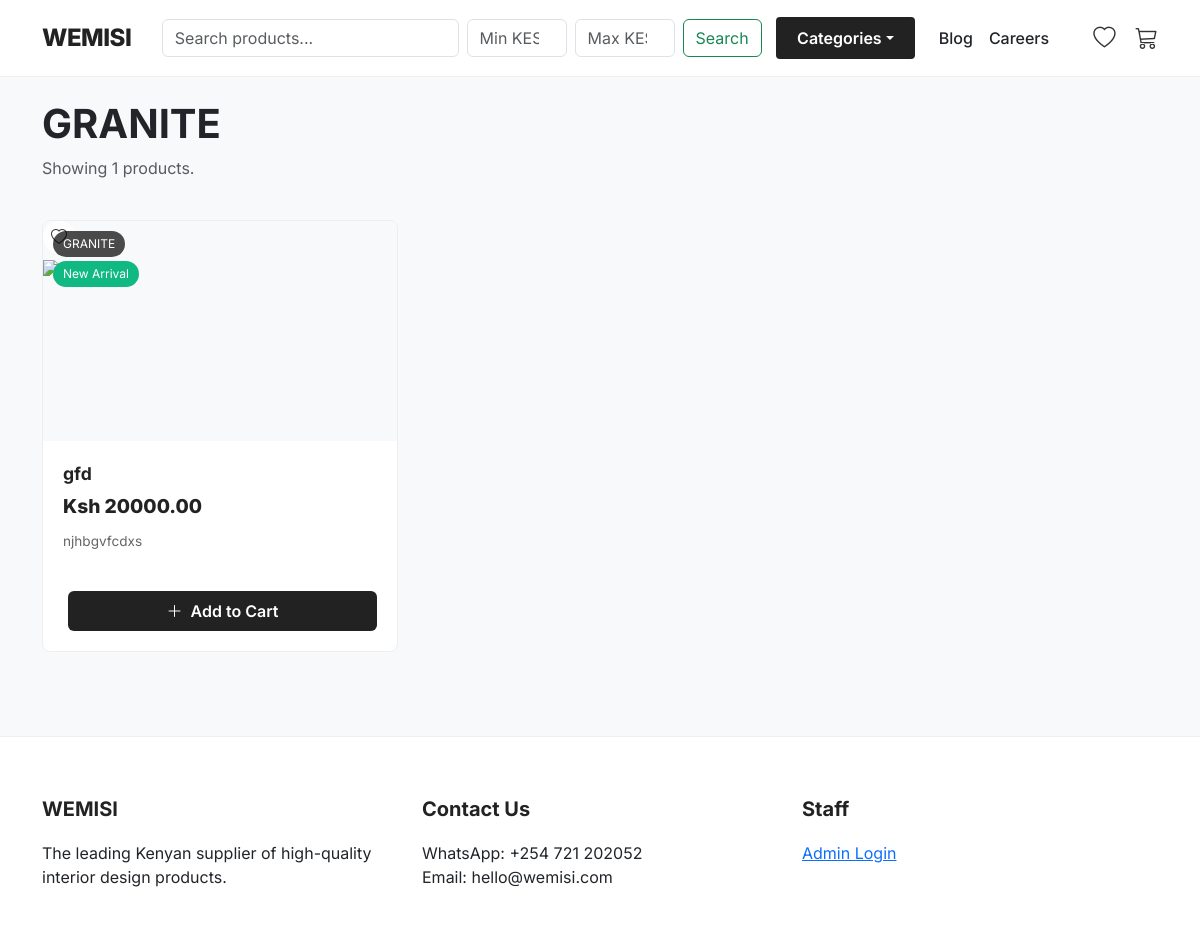
The page /category/granite/ on the database as committed earlier.
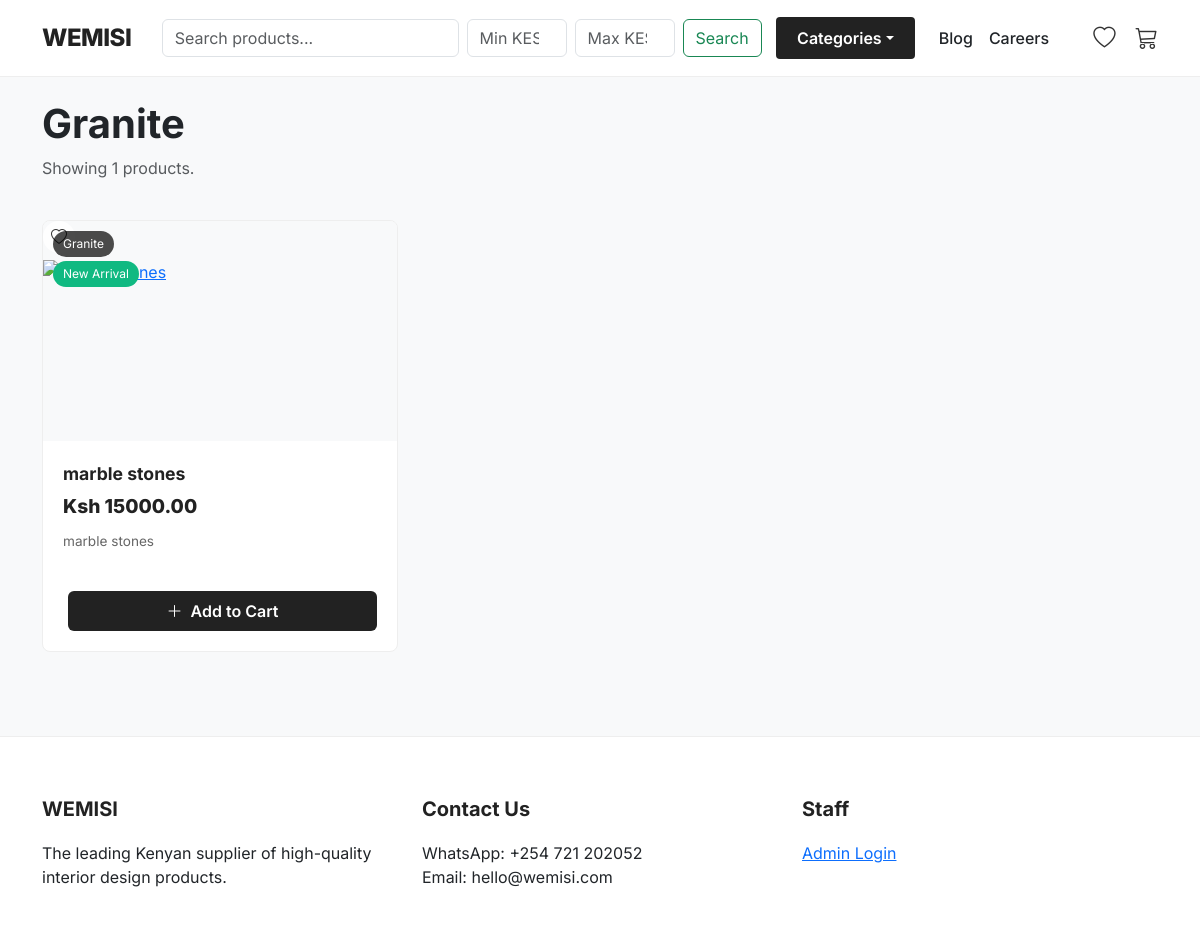
The same page on the database as committed later.
### store/models.py (models this page shows, shortened)
class Category(models.Model):
    name = models.CharField(max_length=200)
    slug = models.SlugField(unique=True) # This makes the URL look nice (e.g., /granite/)
    class Meta:
        verbose_name_plural = "Categories"

class Product(models.Model):
    category = models.ForeignKey(Category, related_name='products', on_delete=models.CASCADE)
    name = models.CharField(max_length=200)
    description = models.TextField()
    price = models.DecimalField(max_digits=10, decimal_places=2)
    dimensions = models.CharField(max_length=100, blank=True, help_text="e.g. 10x10ft")
    image = models.ImageField(upload_to='products/')
    is_featured = models.BooleanField(default=False) # If true, shows on Homepage
    available = models.BooleanField(default=True)

### store/views.py (the view)
# urls.py: path('category/<slug:category_slug>/', views.category_detail, name='category_detail'),
def category_detail(request, category_slug):
    category = None
    if category_slug:
        category = get_object_or_404(Category, slug=category_slug)
        products = Product.objects.filter(available=True, category=category)
        return render(request, 'store/product_list.html', {'category': category, 'products': products})

### store/context_processors.py (called while the page is built)
def categories_processor(request):
    return {'menu_categories': Category.objects.all()}

def cart_processor(request):
    cart = request.session.get('cart', {})
    cart_count = sum(cart.values())
    return {'cart_count': cart_count}

def wishlist_processor(request):
    wishlist = request.session.get('wishlist', [])
    return {'wishlist_count': len(wishlist)}

### mbele/templates/store/product_list.html (shortened to what this page needs)
{% extends 'store/base.html' %}
{% block content %}
<div class="row mb-4 align-items-center">
    <div class="col-md-6">
        {% if category %}
            <h1 class="fw-bold text-dark">{{ category.name }}</h1>
        {% else %}
            <h1 class="fw-bold text-dark">All Products</h1>
        {% endif %}
        <p class="text-muted">Showing {{ products.count }} products.</p>
    </div>
</div>
<div id="product-grid-container">
<div class="row">
    {% for product in products %}
    <div class="col-md-6 col-lg-4 mb-4">
        <div class="product-card h-100">
            <div class="img-container">
                <span class="badge-category">{{ product.category.name }}</span>
                {% if forloop.first or product.is_featured %}
                <span class="badge-new">New Arrival</span>
                {% endif %}
                <div class="icon-circle" onclick="toggleWishlist({{ product.id }}, this)">
    <i class="bi bi-heart"></i>
</div>
                {% if product.image %}
                <a href="{% url 'product_detail' product.id %}">
                </a>
                {% else %}
                <div class="d-flex align-items-center justify-content-center h-100 bg-light text-muted">No Image</div>
                {% endif %}
            </div>
            <div class="card-body d-flex flex-column">
                <a href="{% url 'product_detail' product.id %}" class="product-title">{{ product.name }}</a>
                <div class="price">Ksh {{ product.price }}</div>
                <p class="desc-snippet">{{ product.description|truncatechars:80 }}</p>
                <div class="mt-auto d-flex">
                    <button class="btn btn-add-cart py-2 w-100" data-product-id="{{ product.id }}">
                        <i class="bi bi-plus-lg me-1"></i> Add to Cart
                    </button>
                </div>
            </div>
        </div>
    </div>
    {% empty %}
    <div class="col-12 text-center py-5">
        <h3>No products found</h3>
        <p class="text-muted">Please check back later or contact us.</p>
    </div>
    {% endfor %}
</div>
</div>
{% endblock %}

### mbele/templates/store/base.html (shortened to what this page needs)
<!DOCTYPE html>
{% load static %}
<html lang="en">
<head>
    <link href="https://cdn.jsdelivr.net/npm/bootstrap@5.3.0/dist/css/bootstrap.min.css" rel="stylesheet">
    <link rel="stylesheet" href="https://cdn.jsdelivr.net/npm/bootstrap-icons@1.10.5/font/bootstrap-icons.css">
</head>
<body>
    <nav class="navbar navbar-expand-lg fixed-top">
        <div class="container">
          <a class="navbar-brand" href="{% url 'home' %}">WEMISI</a>
          <div class="collapse navbar-collapse" id="navbarContent">
            <form method="GET" action="{% url 'store' %}" class="d-flex flex-grow-1 mx-auto my-2 my-lg-0" style="max-width: 600px;">
                <input class="form-control me-2" type="search" name="q" placeholder="Search products..." value="{{ request.GET.q }}">
                <input class="form-control me-2" type="number" name="min_price" placeholder="Min KES" value="{{ request.GET.min_price }}" style="width: 100px;">
                <input class="form-control me-2" type="number" name="max_price" placeholder="Max KES" value="{{ request.GET.max_price }}" style="width: 100px;">
                <button class="btn btn-outline-success" type="submit">Search</button>
            </form>
            <div class="d-flex align-items-center">
              <div class="dropdown me-3 d-none d-lg-block">
                  <button class="btn cat-btn dropdown-toggle" type="button" data-bs-toggle="dropdown">Categories</button>
              </div>
              <ul class="navbar-nav me-3 d-none d-md-flex">
                  <li class="nav-item"><a class="nav-link text-dark fw-medium" href="{% url 'blog' %}">Blog</a></li>
                  <li class="nav-item"><a class="nav-link text-dark fw-medium" href="{% url 'careers' %}">Careers</a></li>
              </ul>
              <a href="{% url 'wishlist_detail' %}" class="text-dark position-relative" style="text-decoration: none;">
                  <a href="{% url 'wishlist_detail' %}" class="text-dark"><i class="bi bi-heart nav-icon"></i></a>
              </a>
              <a href="{% url 'cart_detail' %}" class="text-dark position-relative" style="text-decoration: none;">
                  <i class="bi bi-cart3 nav-icon"></i>
              </a>
            </div>
          </div>
        </div>
      </nav>
      <div class="container">
          {% block content %}{% endblock %}
      </div>
      <footer>
          <div class="container">
              <div class="row">
                  <div class="col-md-4">
                      <h5>WEMISI</h5>
                      <p>The leading Kenyan supplier of high-quality interior design products.</p>
                  </div>
                  <div class="col-md-4">
                      <h5>Contact Us</h5>
                      <p>WhatsApp: +254 721 202052<br>Email: hello@wemisi.com</p>
                  </div>
                  <div class="col-md-4">
                      <h5>Staff</h5>
                      <a href="/admin">Admin Login</a>
                  </div>
              </div>
          </div>
      </footer>
</body>
</html>

### mbele/templates/store/base.html (style rules this page uses)
body { font-family: 'Inter', sans-serif; background-color: #f8f9fa; }
.navbar { background: white; padding: 15px 0; border-bottom: 1px solid #eee; }
.navbar-brand { font-weight: 800; font-size: 24px; color: #222; letter-spacing: -0.5px; }
.nav-icon { font-size: 1.4rem; color: #333; margin-left: 20px; cursor: pointer; transition: color 0.2s; }
.cat-btn { background-color: #222; color: white; border-radius: 4px; padding: 8px 20px; font-weight: 600; }
footer { background-color: #fff; padding: 60px 0 30px; border-top: 1px solid #eee; margin-top: 60px; }
footer h5 { font-weight: 700; color: #222; margin-bottom: 20px; }

### mbele/templates/store/product_list.html (style rules this page uses)
.product-card { border: 1px solid #eee; border-radius: 8px; background: white; transition: box-shadow 0.3s ease; position: relative; overflow: hidden; }
.img-container { position: relative; height: 220px; background: #f8f9fa; overflow: hidden; }
.badge-category { position: absolute; top: 10px; left: 10px; background: rgba(0,0,0,0.7); color: white; font-size: 0.75rem; padding: 4px 10px; border-radius: 20px; z-index: 2; }
.badge-new { position: absolute; top: 40px; left: 10px; background: #10b981; color: white; font-size: 0.75rem; padding: 4px 10px; border-radius: 20px; z-index: 2; }
.icon-circle { width: 32px; height: 32px; background: rgba(255,255,255,0.9); border-radius: 50%; display: flex; align-items: center; justify-content: center; margin-bottom: 5px; cursor: pointer; color: #333; transition: 0.2s; }
.card-body { padding: 20px; }
.product-title { font-weight: 700; font-size: 1.1rem; margin-bottom: 5px; color: #222; text-decoration: none; display: block; }
.price { font-size: 1.2rem; font-weight: 800; color: #222; margin-bottom: 10px; }
.desc-snippet { font-size: 0.85rem; color: #666; line-height: 1.5; margin-bottom: 20px; height: 40px; overflow: hidden; }
.btn-add-cart { background-color: #222; color: white; border: none; font-weight: 600; flex: 1; margin-left: 5px; }

Rows that differ between the two databases and show on the page:
removed Product: category.name "GRANITE", name "gfd", price "20000.00", description "njhbgvfcdxs"
changed Category: name "GRANITE" → "Granite"
added Product: category.name "Granite", name "marble stones", price "15000.00", description "marble stones"
